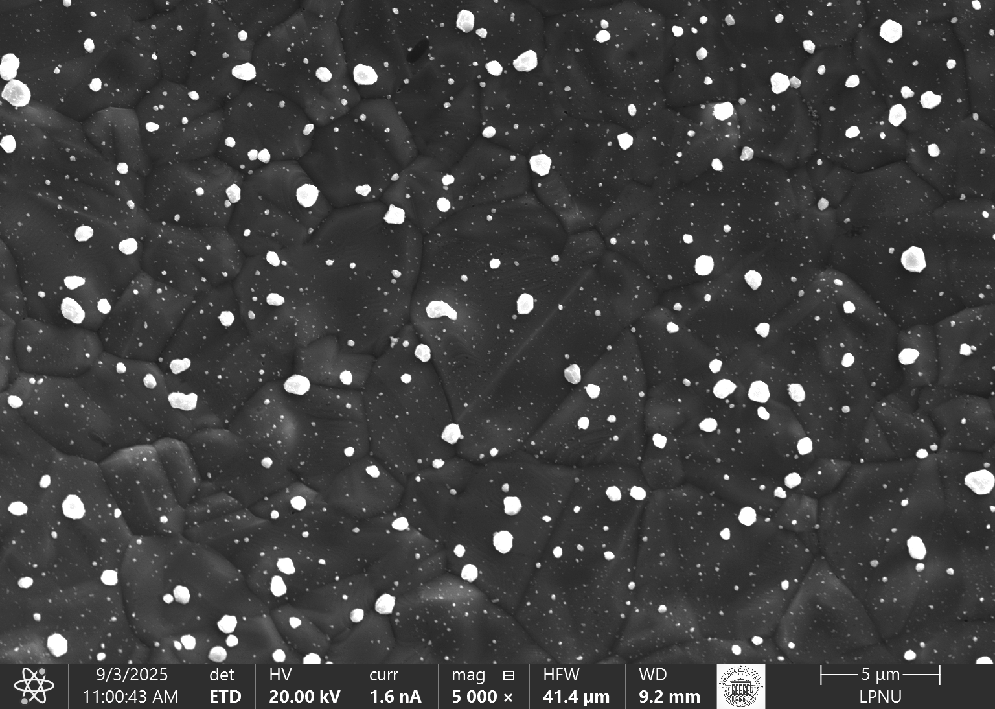
#> input picture samples/blobs.tif, 995 x 709 px, shrunk from 1536 x 1094 before the run
$ python -i roi_preprocess.py   (imports and definitions only)
#> lines starting #> are read from the running program, lines starting #| are printed output that depends on the picture
#> further down, picture is the input picture: shape (709, 995); min 20, max 255, mean 64.5
"""
ROI mask creation and image preprocessing utilities.

Includes:
- ROI masking
- Background leveling, top-hat, CLAHE enhancement
- Adaptive / Otsu thresholding pair generation
"""

from __future__ import annotations
import cv2
import numpy as np


def make_roi_mask(shape: tuple[int, int], top: float = 0.02, bottom: float = 0.22,
                  left: float = 0.0, right: float = 0.0) -> np.ndarray:
    """Create a binary mask (255 inside ROI, 0 outside) with fractional exclusions."""
    h, w = shape
    mask = np.zeros((h, w), np.uint8)
    t = int(h * top)
    b = int(h * (1.0 - bottom))
    l = int(w * left)
    r = int(w * (1.0 - right))
    mask[max(0, t): max(0, b), max(0, l): max(0, r)] = 255
    return mask


def preprocess(
    gray: np.ndarray,
    clahe_clip: float = 2.0,
    tophat_um: float = 0.0,
    um_per_px: float = 0.05,
    level_strength: float = 0.3,
) -> np.ndarray:
    """
    Preprocess a grayscale SEM image:
      1) Leveling by subtracting smoothed background
      2) Optional top-hat filtering
      3) Median blur and CLAHE enhancement
    """
#> called with clahe_clip = 2, tophat_um = 0, um_per_px = 0.05, level_strength = 0.3
    lev = gray.copy()
    if level_strength and level_strength > 0:
        bg = cv2.GaussianBlur(gray, (0, 0), 25)
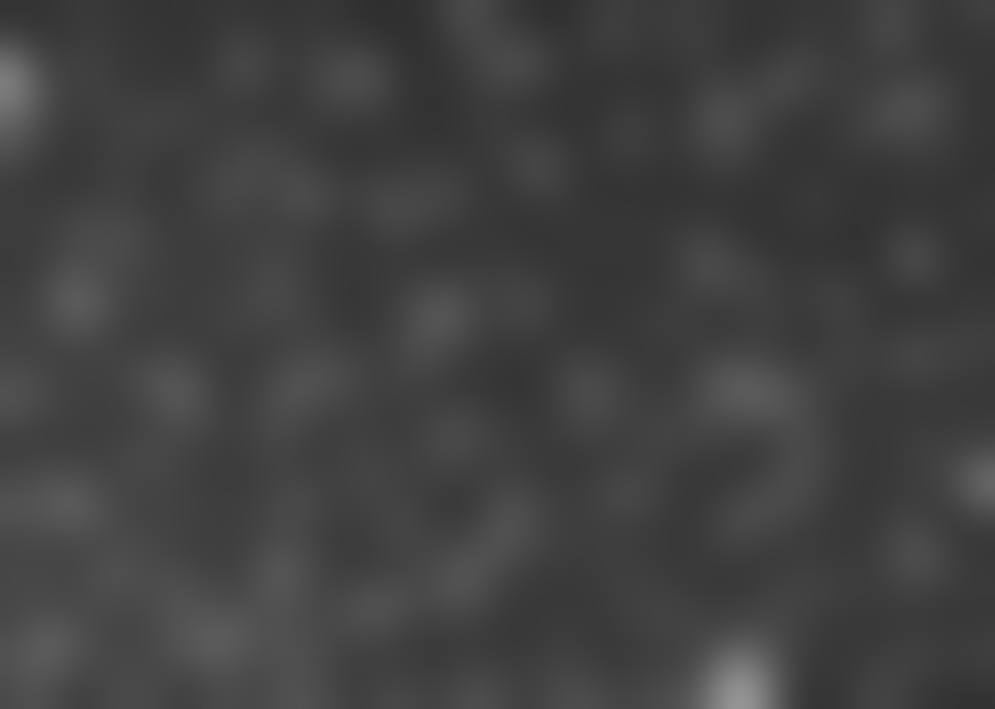
#> bg: shape (709, 995); min 47, max 149, mean 64.5
        lev = cv2.addWeighted(gray, 1.0 + level_strength, bg, -level_strength, 0)
    if tophat_um and tophat_um > 0:
        rpx = max(1, int(tophat_um / um_per_px))
        ker = cv2.getStructuringElement(cv2.MORPH_ELLIPSE, (2 * rpx + 1, 2 * rpx + 1))
        lev = cv2.morphologyEx(lev, cv2.MORPH_TOPHAT, ker)
    lev = cv2.medianBlur(lev, 3)
    if clahe_clip and clahe_clip > 0:
        clahe = cv2.createCLAHE(clipLimit=float(clahe_clip), tileGridSize=(8, 8))
        lev = clahe.apply(lev)
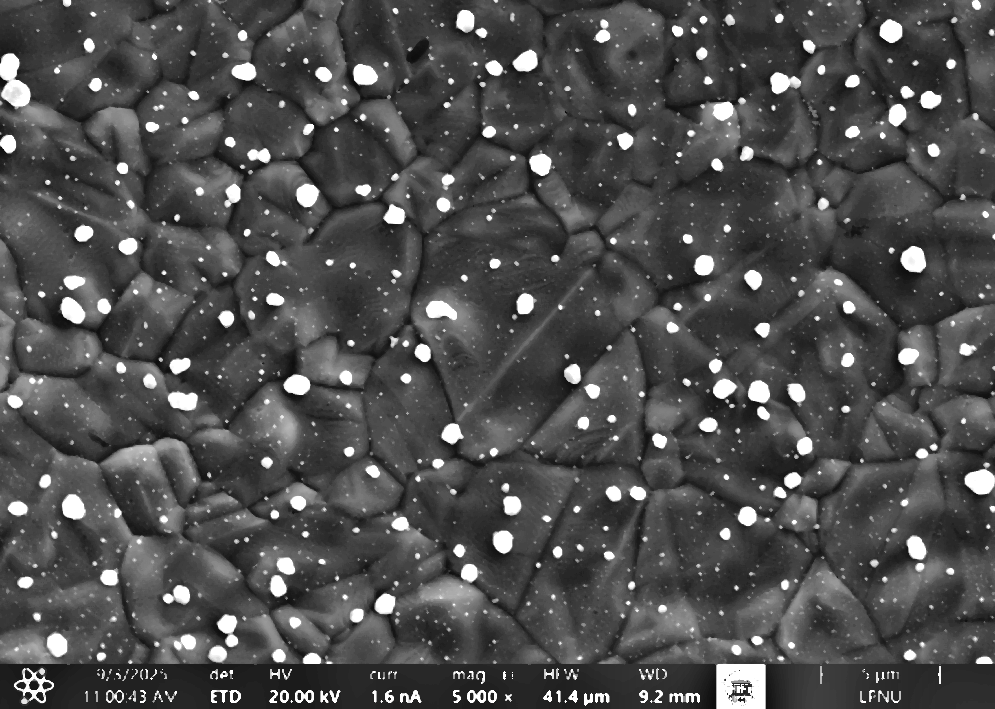
#> lev: shape (709, 995); min 10, max 255, mean 78.4
    return lev


def threshold_pair(
    lev: np.ndarray,
    roi_mask: np.ndarray,
    method: str = "otsu",
    block_size: int = 31,
    C: int = -10,
) -> tuple[np.ndarray, np.ndarray]:
    """
    Generate binary (bright/dark) threshold masks using Otsu or adaptive method.

    Returns:
        (bwB, bwD): tuple of binary images (bright, dark).
    """
    if method.lower() == "adaptive":
        if block_size % 2 == 0:
            block_size += 1
        bwB = cv2.adaptiveThreshold(
            lev, 255, cv2.ADAPTIVE_THRESH_GAUSSIAN_C, cv2.THRESH_BINARY, block_size, C
        )
    else:
        _, bwB = cv2.threshold(lev, 0, 255, cv2.THRESH_BINARY + cv2.THRESH_OTSU)
    bwB = cv2.bitwise_and(bwB, bwB, mask=roi_mask)
    bwD = 255 - bwB
    return bwB, bwD

>>> import cv2
>>> picture = cv2.imread('../../samples/blobs.tif', cv2.IMREAD_GRAYSCALE)
>>> result = preprocess(picture)

$ run again, on samples/granular.tif
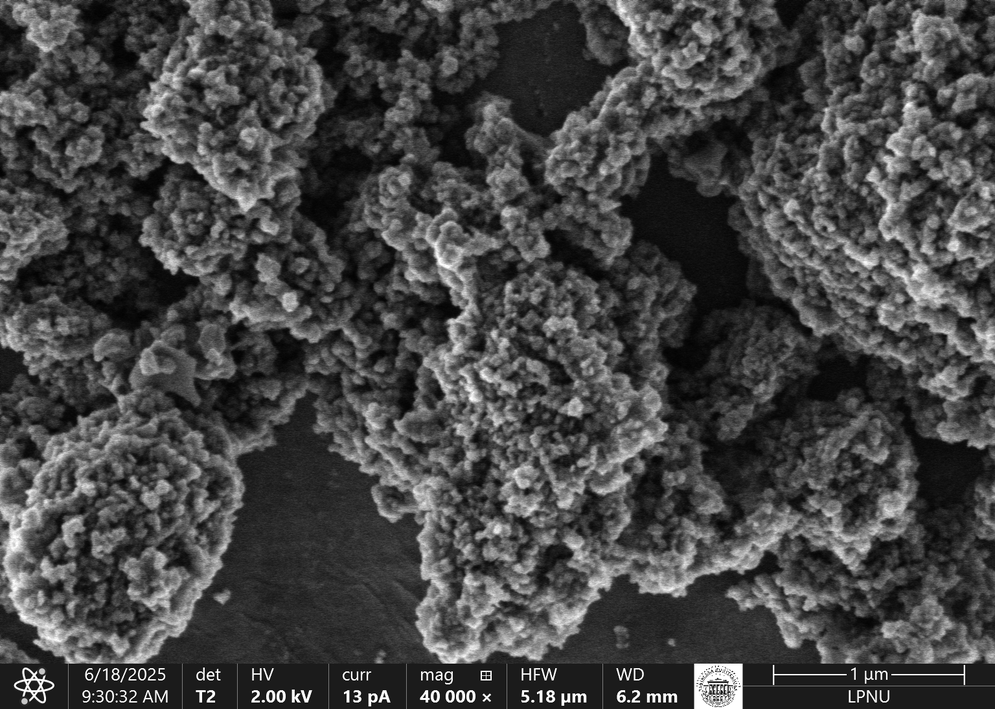
#> input picture samples/granular.tif, 995 x 709 px, shrunk from 1536 x 1094 before the run
#> picture is the input picture: shape (709, 995); min 0, max 255, mean 68.6
#> in preprocess, `bg = cv2.GaussianBlur(gray, (0, 0), 25)`:
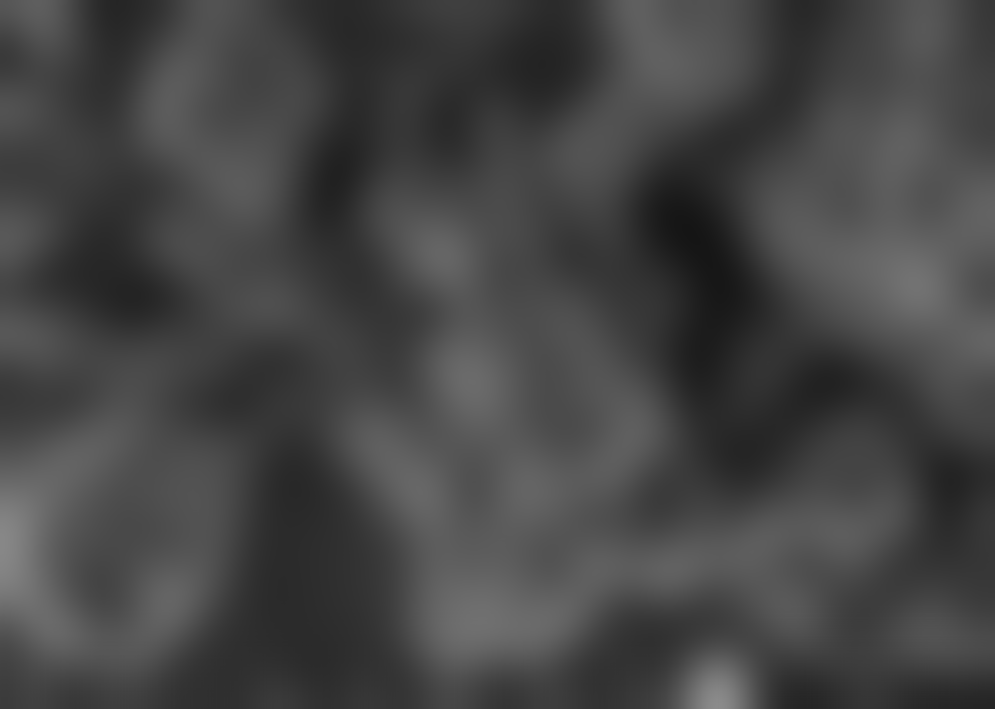
#> bg: shape (709, 995); min 21, max 139, mean 68.6
#> in preprocess, `lev = clahe.apply(lev)`:
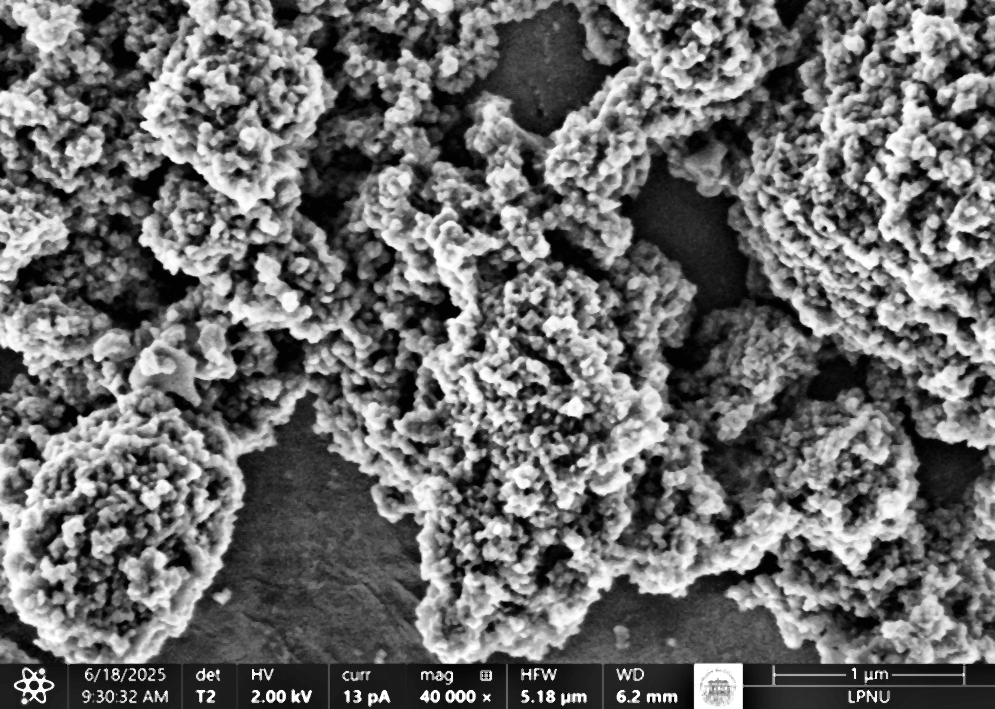
#> lev: shape (709, 995); min 0, max 255, mean 107.4
